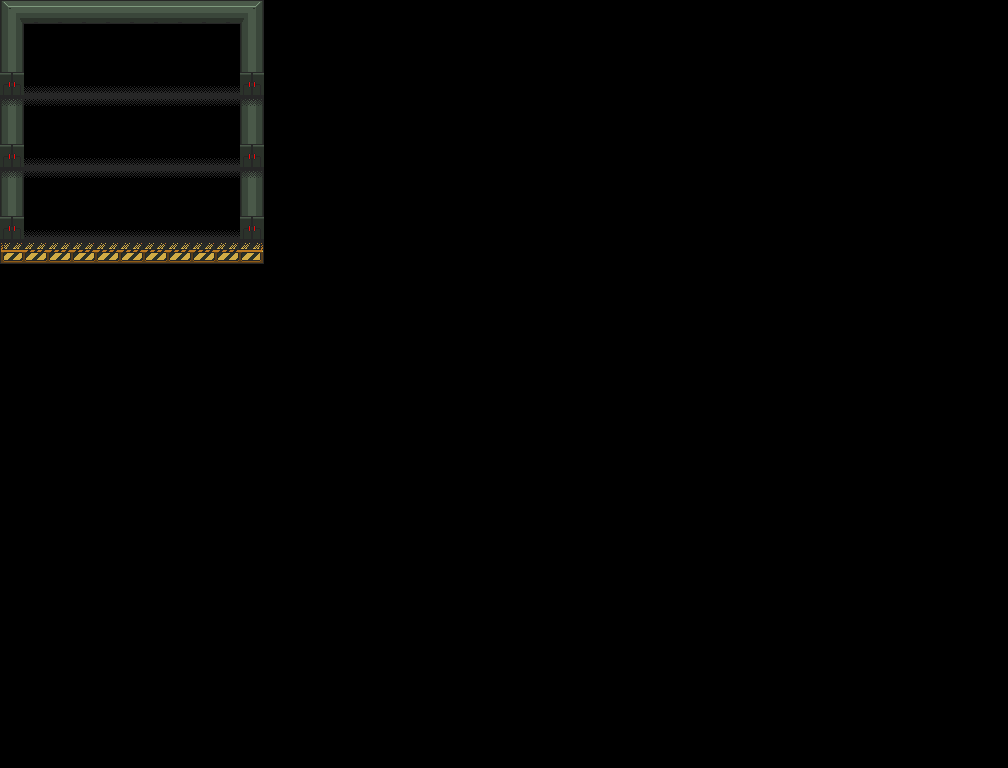

This game map was drawn from its Tiled (.tmx) file and the tilesets committed beside it. A one-line description and the trimmed map source follow:
An orthogonal 42x32 tile map with 24x24 px tiles, 4 tile layers (Floor, Niche, Walls, Shadow), 3 tilesets.

<map version="1.0" orientation="orthogonal" renderorder="right-down" width="42" height="32" tilewidth="24" tileheight="24" nextobjectid="1">
 <tileset firstgid="1" name="sf_world" tilewidth="24" tileheight="24" tilecount="1435" columns="35">
  <image source="../res/oryx_16bit_scifi_world_trans.png" width="840" height="984" />
 </tileset>
 <tileset firstgid="1436" name="soil" tilewidth="72" tileheight="72" tilecount="5" columns="5">
  <image source="../res/soil.png" width="360" height="72" />
 </tileset>
 <tileset firstgid="1441" name="grass" tilewidth="72" tileheight="72" tilecount="3" columns="3">
  <image source="../res/grass.png" width="216" height="72" />
 </tileset>
 <layer name="Floor" width="42" height="32">
  <data>[1344 cells, 11 non-empty, 1 distinct tile ids]</data>
 </layer>
 <layer name="Niche" width="42" height="32">
  <data>[1344 cells, 0 non-empty, 0 distinct tile ids]</data>
 </layer>
 <layer name="Walls" width="42" height="32">
  <data>[1344 cells, 40 non-empty, 8 distinct tile ids]</data>
 </layer>
 <layer name="Shadow" width="42" height="32">
  <data>[1344 cells, 60 non-empty, 2 distinct tile ids]</data>
 </layer>
</map>
